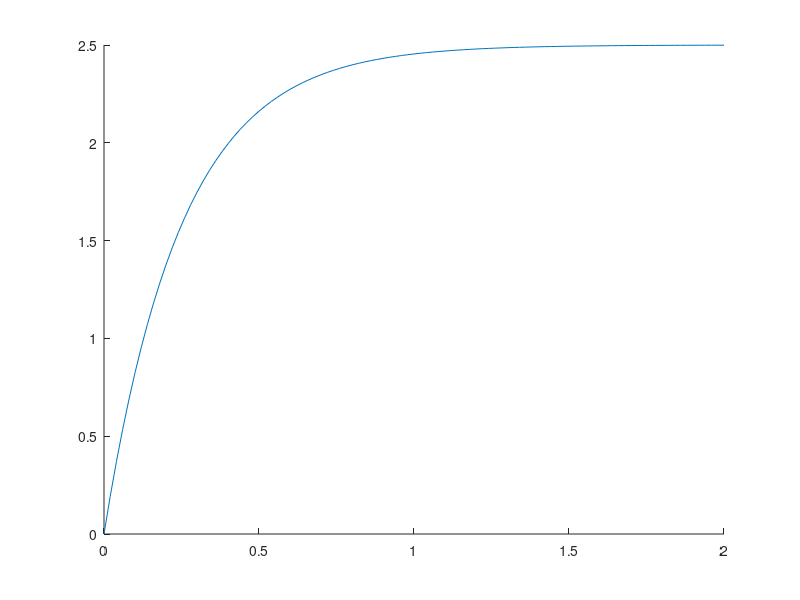

Here is the MATLAB script that generated this plot:
%% House Keeping
clear all;
close all;
clc

%% Define constants

%% Enter Equation for rigid arm
% Assign coeffcient 
Kd = 0;
Kp = 2;
WD = 2.5;

% Natural Frequency

% Zeta
% Set up and build transfer function
num = Kp;
den = [ 0 1 (2+Kp) ];

sysTF = tf(num,den);

[x t] = step(sysTF);

x = 2*WD*x;

figure(1); clf;
hold on
% y = ones(1,length(t))*(2*WD);
% plot(t,y);
plot(t,x);

u = -Kp.*(x - WD);
